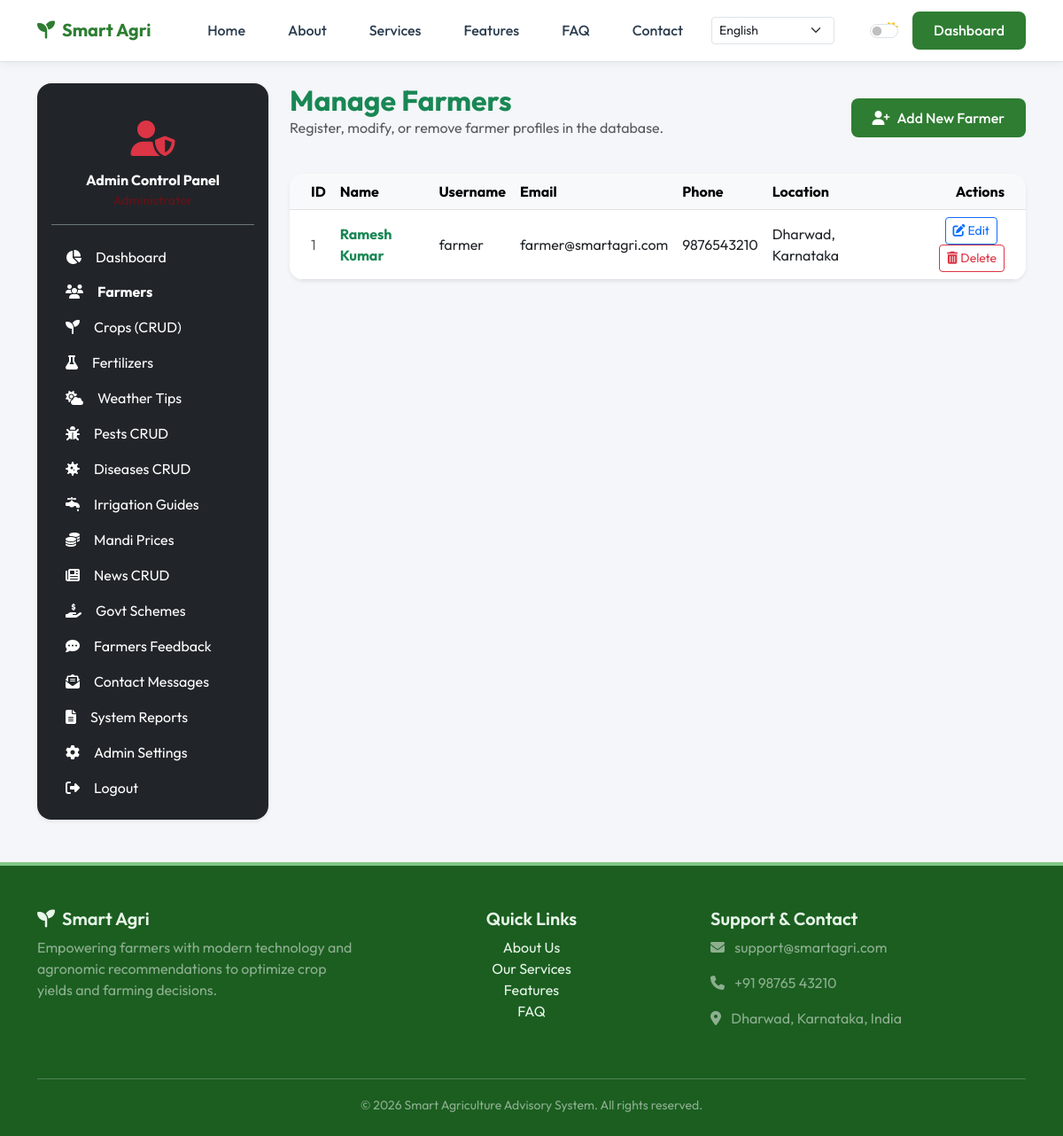
Screenshot of /admin/users (signed in) with the database file from the repository.
### app/models.py (models this page shows, shortened)
class User(db.Model, UserMixin):
    __tablename__ = 'users'
    id = db.Column(db.Integer, primary_key=True)
    username = db.Column(db.String(50), unique=True, nullable=False)
    password = db.Column(db.String(255), nullable=False)
    email = db.Column(db.String(100), unique=True, nullable=False)
    name = db.Column(db.String(100), nullable=False)
    phone = db.Column(db.String(15), nullable=True)
    state = db.Column(db.String(50), nullable=True)
    district = db.Column(db.String(50), nullable=True)
    soil_type = db.Column(db.String(50), nullable=True)
    farm_size = db.Column(db.Float, nullable=True)
    profile_pic = db.Column(db.String(200), default='default.jpg')
    created_at = db.Column(db.DateTime, default=datetime.utcnow)
    recommendations = db.relationship('CropRecommendation', backref='farmer', lazy=True, cascade="all, delete-orphan")
    feedbacks = db.relationship('Feedback', backref='farmer', lazy=True, cascade="all, delete-orphan")
    notifications = db.relationship('Notification', backref='farmer', lazy=True, cascade="all, delete-orphan")

### app/routes/admin.py (the view, shortened to what this page needs)
@admin_bp.route('/users', methods=['GET', 'POST'])
@admin_required
def manage_users():
    users = User.query.all()
    return render_template('admin/users.html', users=users)

### app/__init__.py (called while the page is built)
@login_manager.user_loader
def load_user(user_id):
    role = session.get('user_role')
    if role == 'admin':
        return Admin.query.get(int(user_id))
    return User.query.get(int(user_id))

### app/routes/admin.py (called while the page is built)
def admin_required(f):
    @wraps(f)
    def decorated_function(*args, **kwargs):
        if not current_user.is_authenticated or session.get('user_role') != 'admin':
            flash('Access restricted to Administrators. Please log in.', 'danger')
            return redirect(url_for('public.admin_login'))
        return f(*args, **kwargs)
    return decorated_function

### app/templates/admin/users.html (shortened to what this page needs)
{% extends 'admin_base.html' %}
{% block admin_content %}
<div class="row">
    <div class="col-12 d-flex justify-content-between align-items-center mb-4">
        <div>
            <h2 class="fw-bold mb-0 text-success">Manage Farmers</h2>
            <p class="text-muted">Register, modify, or remove farmer profiles in the database.</p>
        </div>
        <button class="btn btn-primary-custom" data-bs-toggle="collapse" data-bs-target="#addFarmerCollapse">
            <i class="fas fa-user-plus me-2"></i>Add New Farmer
        </button>
    </div>
    <div class="col-12">
        <div class="card card-custom border-0 shadow-sm">
            <div class="table-responsive">
                <table class="table table-hover align-middle mb-0">
                    <thead class="table-light">
                        <tr>
                            <th class="ps-4">ID</th>
                            <th>Name</th>
                            <th>Username</th>
                            <th>Email</th>
                            <th>Phone</th>
                            <th>Location</th>
                            <th class="pe-4 text-end">Actions</th>
                        </tr>
                    </thead>
                    <tbody>
                        {% if users %}
                            {% for u in users %}
                            <tr>
                                <td class="ps-4 text-muted">{{ u.id }}</td>
                                <td class="fw-bold text-success">{{ u.name }}</td>
                                <td>{{ u.username }}</td>
                                <td>{{ u.email }}</td>
                                <td>{{ u.phone or '-' }}</td>
                                <td>{{ u.district or '' }}{% if u.state %}, {{ u.state }}{% endif %}</td>
                                <td class="pe-4 text-end">
                                    <button class="btn btn-sm btn-outline-primary me-2" data-bs-toggle="modal" data-bs-target="#editModal{{ u.id }}">
                                        <i class="fas fa-edit"></i> Edit
                                    </button>
                                    <a href="{{ url_for('admin.delete_user', id=u.id) }}" class="btn btn-sm btn-outline-danger btn-delete-confirm" data-confirm-message="Are you sure you want to delete this farmer account?">
                                        <i class="fas fa-trash-alt"></i> Delete
                                    </a>
                                </td>
                            </tr>
                            {% endfor %}
                        {% else %}
                            <tr>
                                <td colspan="7" class="text-center py-4 text-muted">No farmers currently registered.</td>
                            </tr>
                        {% endif %}
                    </tbody>
                </table>
            </div>
        </div>
    </div>
</div>
{% endblock %}

### app/static/css/style.css (style rules this page uses)
:root { --primary-color: #2e7d32; --primary-dark: #1b5e20; --primary-light: #81c784; --accent-color: #4caf50; --accent-light: #e8f5e9; --body-bg: #f4f6f9; --card-bg: #ffffff; --text-color: #2c3e50; --text-muted: #6c757d; --border-color: #dee2e6; --sidebar-bg: #1e4620; --sidebar-text: #ffffff; --sidebar-hover: #2e7d32; --sidebar-active: #388e3c; --header-bg: #ffffff; --footer-bg: #1b5e20; --footer-text: #e8f5e9; }
body { background-color: var(--body-bg); color: var(--text-color); font-family: 'Outfit', sans-serif; transition: background-color 0.3s ease, color 0.3s ease; display: flex; flex-direction: column; min-height: 100vh; }
h1, h2, h3, h4, h5, h6 { font-family: 'Outfit', sans-serif; font-weight: 600; }
.btn-primary-custom { background-color: var(--primary-color); color: white !important; border: none; font-weight: 500; border-radius: 8px; padding: 0.6rem 1.5rem; transition: all 0.3s ease; }
.card-custom { background-color: var(--card-bg); border: 1px solid var(--border-color); border-radius: 16px; box-shadow: 0 4px 20px rgba(0,0,0,0.02); transition: transform 0.3s ease, box-shadow 0.3s ease, border-color 0.3s ease; overflow: hidden; }

### rows the page displays
User: id "1", name "Ramesh Kumar", username "farmer", email "farmer@smartagri.com", phone "9876543210", district "Dharwad", state "Karnataka"
